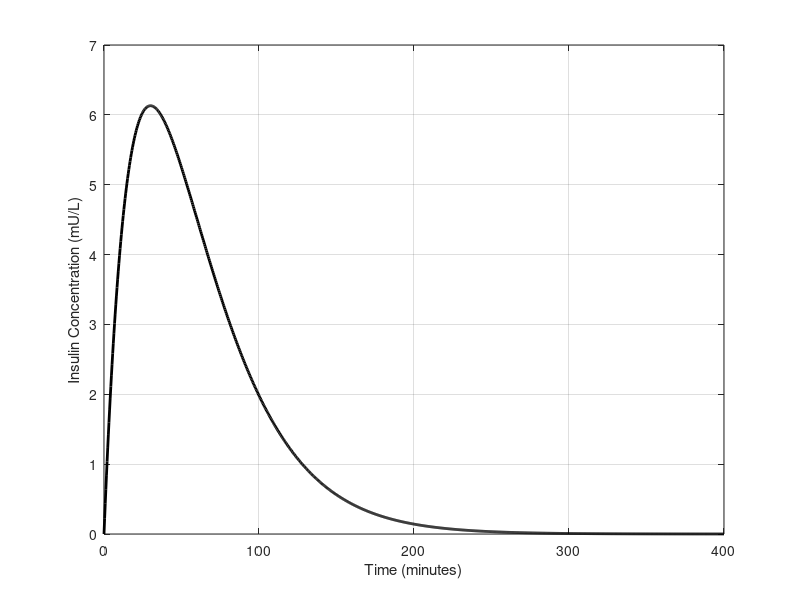

Here is the MATLAB script that generated this plot:
clc
clear
close all

kp = 50; tau = 30; P = 10;

t = linspace(0, 400, 1000);  

y = (kp * P) * (t / tau^2) .* exp(-t / tau);

[max_y, max_index] = max(y);
t_max = t(max_index);

fprintf('Maximum plasma insulin concentration: %.4f mU/L\n', max_y);
fprintf('Time of maximum concentration: %.4f minutes\n', t_max);

figure;
plot(t, y, 'k', 'LineWidth', 2); 
hold on;
xlabel('Time (minutes)');
ylabel('Insulin Concentration (mU/L)');
grid on;
